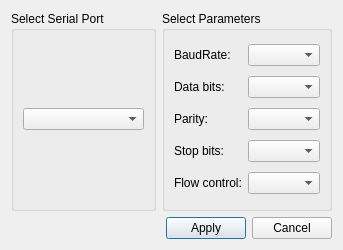
<?xml version="1.0" encoding="UTF-8"?>
<ui version="4.0">
 <class>SettingsDialog</class>
 <widget class="QDialog" name="SettingsDialog">
  <property name="geometry">
   <rect>
    <x>0</x>
    <y>0</y>
    <width>343</width>
    <height>250</height>
   </rect>
  </property>
  <property name="windowTitle">
   <string>Settings</string>
  </property>
  <layout class="QGridLayout" name="gridLayout_3">
   <item row="1" column="0" colspan="2">
    <layout class="QHBoxLayout" name="horizontalLayout">
     <item>
      <spacer name="horizontalSpacer">
       <property name="orientation">
        <enum>Qt::Horizontal</enum>
       </property>
       <property name="sizeHint" stdset="0">
        <size>
         <width>50</width>
         <height>20</height>
        </size>
       </property>
      </spacer>
     </item>
     <item>
      <widget class="QPushButton" name="applyButton">
       <property name="text">
        <string>Apply</string>
       </property>
      </widget>
     </item>
     <item>
      <widget class="QPushButton" name="cancelButton">
       <property name="text">
        <string>Cancel</string>
       </property>
      </widget>
     </item>
    </layout>
   </item>
   <item row="0" column="1">
    <widget class="QGroupBox" name="parametersBox">
     <property name="title">
      <string>Select Parameters</string>
     </property>
     <layout class="QGridLayout" name="gridLayout_2">
      <item row="4" column="1">
       <widget class="QComboBox" name="flowControlBox"/>
      </item>
      <item row="0" column="0">
       <widget class="QLabel" name="baudRateLabel">
        <property name="text">
         <string>BaudRate:</string>
        </property>
       </widget>
      </item>
      <item row="4" column="0">
       <widget class="QLabel" name="flowControlLabel">
        <property name="text">
         <string>Flow control:</string>
        </property>
       </widget>
      </item>
      <item row="3" column="1">
       <widget class="QComboBox" name="stopBitsBox"/>
      </item>
      <item row="3" column="0">
       <widget class="QLabel" name="stopBitsLabel">
        <property name="text">
         <string>Stop bits:</string>
        </property>
       </widget>
      </item>
      <item row="2" column="1">
       <widget class="QComboBox" name="parityBox"/>
      </item>
      <item row="1" column="1">
       <widget class="QComboBox" name="dataBitsBox"/>
      </item>
      <item row="1" column="0">
       <widget class="QLabel" name="dataBitsLabel">
        <property name="text">
         <string>Data bits:</string>
        </property>
       </widget>
      </item>
      <item row="0" column="1">
       <widget class="QComboBox" name="baudRateBox"/>
      </item>
      <item row="2" column="0">
       <widget class="QLabel" name="parityLabel">
        <property name="text">
         <string>Parity:</string>
        </property>
       </widget>
      </item>
     </layout>
    </widget>
   </item>
   <item row="0" column="0">
    <widget class="QGroupBox" name="selectBox">
     <property name="title">
      <string>Select Serial Port</string>
     </property>
     <layout class="QGridLayout" name="gridLayout">
      <item row="0" column="0">
       <widget class="QComboBox" name="serialPortInfoListBox"/>
      </item>
     </layout>
    </widget>
   </item>
  </layout>
 </widget>
 <resources/>
 <connections/>
</ui>
